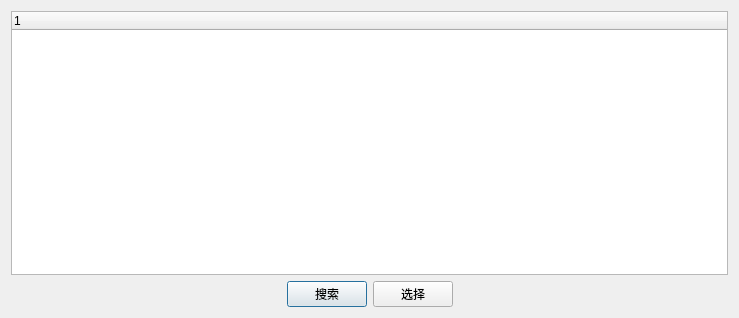
<?xml version="1.0" encoding="UTF-8"?>
<ui version="4.0">
 <class>WifiSelectDlg</class>
 <widget class="QDialog" name="WifiSelectDlg">
  <property name="geometry">
   <rect>
    <x>0</x>
    <y>0</y>
    <width>739</width>
    <height>318</height>
   </rect>
  </property>
  <property name="windowTitle">
   <string>Dialog</string>
  </property>
  <layout class="QGridLayout" name="gridLayout">
   <item row="0" column="0">
    <widget class="QTreeWidget" name="treeWidget">
     <column>
      <property name="text">
       <string notr="true">1</string>
      </property>
     </column>
    </widget>
   </item>
   <item row="1" column="0">
    <layout class="QHBoxLayout" name="horizontalLayout">
     <item>
      <spacer name="horizontalSpacer">
       <property name="orientation">
        <enum>Qt::Horizontal</enum>
       </property>
       <property name="sizeHint" stdset="0">
        <size>
         <width>40</width>
         <height>20</height>
        </size>
       </property>
      </spacer>
     </item>
     <item>
      <widget class="QPushButton" name="pushButton">
       <property name="text">
        <string>搜索</string>
       </property>
      </widget>
     </item>
     <item>
      <widget class="QPushButton" name="pushButton_3">
       <property name="text">
        <string>选择</string>
       </property>
      </widget>
     </item>
     <item>
      <spacer name="horizontalSpacer_2">
       <property name="orientation">
        <enum>Qt::Horizontal</enum>
       </property>
       <property name="sizeHint" stdset="0">
        <size>
         <width>40</width>
         <height>20</height>
        </size>
       </property>
      </spacer>
     </item>
    </layout>
   </item>
  </layout>
 </widget>
 <resources/>
 <connections/>
</ui>
